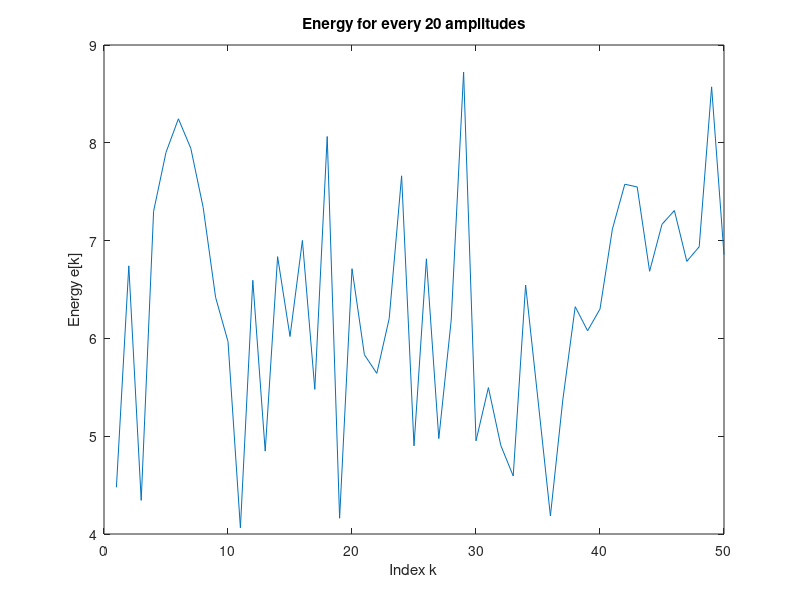

Reproduce this figure in MATLAB.
% Generate random signal x[n]
x = rand(1, 1000);
% Calculate energy for every 20 amplitudes
energy = zeros(1, ceil(length(x) / 20));
for k = 1:length(energy)
    start_index = max(1, 20*(k-1) + 1);
    end_index = min(20*k, length(x));
    energy(k) = sum(abs(x(start_index:end_index)).^2);
end
% Plot energy
plot(energy);
xlabel('Index k');
ylabel('Energy e[k]');
title('Energy for every 20 amplitudes');

